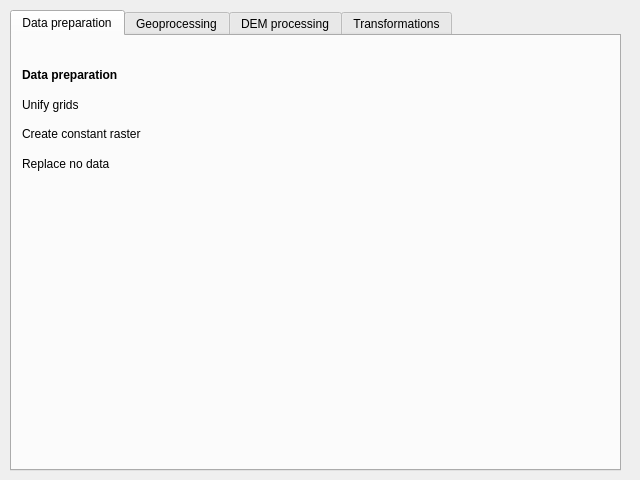
<?xml version="1.0" encoding="UTF-8"?>
<ui version="4.0">
 <class>WizardPage</class>
 <widget class="QWizardPage" name="WizardPage">
  <property name="geometry">
   <rect>
    <x>0</x>
    <y>0</y>
    <width>640</width>
    <height>480</height>
   </rect>
  </property>
  <property name="windowTitle">
   <string>WizardPage</string>
  </property>
  <property name="windowOpacity">
   <double>1.000000000000000</double>
  </property>
  <widget class="QTabWidget" name="tabWidget">
   <property name="geometry">
    <rect>
     <x>10</x>
     <y>10</y>
     <width>611</width>
     <height>461</height>
    </rect>
   </property>
   <property name="currentIndex">
    <number>0</number>
   </property>
   <widget class="QWidget" name="tab_3">
    <attribute name="title">
     <string>Data preparation</string>
    </attribute>
    <widget class="QLabel" name="label_5">
     <property name="geometry">
      <rect>
       <x>10</x>
       <y>30</y>
       <width>131</width>
       <height>17</height>
      </rect>
     </property>
     <property name="font">
      <font>
       <weight>75</weight>
       <bold>true</bold>
      </font>
     </property>
     <property name="frameShape">
      <enum>QFrame::NoFrame</enum>
     </property>
     <property name="text">
      <string>Data preparation</string>
     </property>
    </widget>
    <widget class="QLabel" name="label_9">
     <property name="geometry">
      <rect>
       <x>10</x>
       <y>120</y>
       <width>161</width>
       <height>16</height>
      </rect>
     </property>
     <property name="text">
      <string>Replace no data</string>
     </property>
    </widget>
    <widget class="QLabel" name="label_7">
     <property name="geometry">
      <rect>
       <x>10</x>
       <y>60</y>
       <width>81</width>
       <height>17</height>
      </rect>
     </property>
     <property name="text">
      <string>Unify grids</string>
     </property>
    </widget>
    <widget class="QLabel" name="label_8">
     <property name="geometry">
      <rect>
       <x>10</x>
       <y>90</y>
       <width>161</width>
       <height>16</height>
      </rect>
     </property>
     <property name="text">
      <string>Create constant raster</string>
     </property>
    </widget>
   </widget>
   <widget class="QWidget" name="tab">
    <attribute name="title">
     <string>Geoprocessing</string>
    </attribute>
    <widget class="QWidget" name="layoutWidget_6">
     <property name="geometry">
      <rect>
       <x>20</x>
       <y>60</y>
       <width>145</width>
       <height>182</height>
      </rect>
     </property>
     <layout class="QVBoxLayout" name="verticalLayout">
      <item>
       <widget class="QPushButton" name="pushButton_33">
        <property name="text">
         <string>Reclassify</string>
        </property>
       </widget>
      </item>
      <item>
       <widget class="QPushButton" name="pushButton_34">
        <property name="text">
         <string>Interpolate</string>
        </property>
       </widget>
      </item>
      <item>
       <widget class="QPushButton" name="pushButton_35">
        <property name="text">
         <string>Rasterize</string>
        </property>
       </widget>
      </item>
      <item>
       <widget class="QPushButton" name="pushButton_36">
        <property name="text">
         <string>Density</string>
        </property>
       </widget>
      </item>
      <item>
       <widget class="QPushButton" name="pushButton_37">
        <property name="text">
         <string>Euclidean distance</string>
        </property>
       </widget>
      </item>
      <item>
       <widget class="QPushButton" name="pushButton_38">
        <property name="text">
         <string>Calculate geometry</string>
        </property>
       </widget>
      </item>
     </layout>
    </widget>
    <widget class="QLabel" name="label_14">
     <property name="geometry">
      <rect>
       <x>20</x>
       <y>20</y>
       <width>111</width>
       <height>17</height>
      </rect>
     </property>
     <property name="text">
      <string>Geoprocessing</string>
     </property>
    </widget>
   </widget>
   <widget class="QWidget" name="tab_2">
    <attribute name="title">
     <string>DEM processing</string>
    </attribute>
    <widget class="QWidget" name="layoutWidget_3">
     <property name="geometry">
      <rect>
       <x>10</x>
       <y>30</y>
       <width>137</width>
       <height>115</height>
      </rect>
     </property>
     <layout class="QGridLayout" name="gridLayout_2">
      <item row="0" column="0">
       <widget class="QLabel" name="label_3">
        <property name="text">
         <string>Slope</string>
        </property>
       </widget>
      </item>
      <item row="0" column="1">
       <widget class="QToolButton" name="toolButton_2">
        <property name="text">
         <string>Run</string>
        </property>
        <property name="toolButtonStyle">
         <enum>Qt::ToolButtonTextBesideIcon</enum>
        </property>
        <property name="arrowType">
         <enum>Qt::RightArrow</enum>
        </property>
       </widget>
      </item>
      <item row="1" column="0">
       <widget class="QLabel" name="label_4">
        <property name="text">
         <string>Aspect</string>
        </property>
       </widget>
      </item>
      <item row="1" column="1">
       <widget class="QToolButton" name="toolButton">
        <property name="text">
         <string>Run</string>
        </property>
        <property name="popupMode">
         <enum>QToolButton::InstantPopup</enum>
        </property>
        <property name="toolButtonStyle">
         <enum>Qt::ToolButtonIconOnly</enum>
        </property>
       </widget>
      </item>
      <item row="2" column="0">
       <widget class="QLabel" name="label_10">
        <property name="text">
         <string>Curvature</string>
        </property>
       </widget>
      </item>
      <item row="2" column="1">
       <widget class="QToolButton" name="toolButton_3">
        <property name="text">
         <string>...</string>
        </property>
        <property name="popupMode">
         <enum>QToolButton::DelayedPopup</enum>
        </property>
       </widget>
      </item>
      <item row="3" column="0">
       <widget class="QLabel" name="label_11">
        <property name="text">
         <string>???</string>
        </property>
       </widget>
      </item>
      <item row="3" column="1">
       <widget class="QToolButton" name="toolButton_4">
        <property name="text">
         <string>...</string>
        </property>
        <property name="popupMode">
         <enum>QToolButton::DelayedPopup</enum>
        </property>
        <property name="arrowType">
         <enum>Qt::RightArrow</enum>
        </property>
       </widget>
      </item>
     </layout>
    </widget>
    <widget class="QLabel" name="label_6">
     <property name="geometry">
      <rect>
       <x>10</x>
       <y>5</y>
       <width>121</width>
       <height>17</height>
      </rect>
     </property>
     <property name="font">
      <font>
       <family>Yrsa</family>
       <weight>75</weight>
       <italic>true</italic>
       <bold>true</bold>
      </font>
     </property>
     <property name="text">
      <string>DEM processing</string>
     </property>
    </widget>
   </widget>
   <widget class="QWidget" name="tabWidgetPage1" native="true">
    <attribute name="title">
     <string>Transformations</string>
    </attribute>
    <layout class="QGridLayout" name="gridLayout">
     <item row="0" column="0">
      <widget class="QGroupBox" name="groupBox">
       <widget class="QLabel" name="label">
        <property name="geometry">
         <rect>
          <x>20</x>
          <y>20</y>
          <width>111</width>
          <height>17</height>
         </rect>
        </property>
        <property name="text">
         <string>Transformations</string>
        </property>
       </widget>
       <widget class="QWidget" name="layoutWidget">
        <property name="geometry">
         <rect>
          <x>20</x>
          <y>60</y>
          <width>197</width>
          <height>120</height>
         </rect>
        </property>
        <layout class="QGridLayout" name="gridLayout_3">
         <item row="0" column="0">
          <widget class="QPushButton" name="pushButton_7">
           <property name="text">
            <string>Binary</string>
           </property>
          </widget>
         </item>
         <item row="0" column="1">
          <widget class="QPushButton" name="pushButton_11">
           <property name="text">
            <string>Sigmoid</string>
           </property>
          </widget>
         </item>
         <item row="1" column="0">
          <widget class="QPushButton" name="pushButton_8">
           <property name="text">
            <string>Logarithmic</string>
           </property>
          </widget>
         </item>
         <item row="1" column="1">
          <widget class="QPushButton" name="pushButton_10">
           <property name="text">
            <string>Z-score norm.</string>
           </property>
          </widget>
         </item>
         <item row="2" column="0">
          <widget class="QPushButton" name="pushButton_5">
           <property name="text">
            <string>Linear</string>
           </property>
          </widget>
         </item>
         <item row="2" column="1">
          <widget class="QPushButton" name="pushButton_9">
           <property name="text">
            <string>Winsorize</string>
           </property>
          </widget>
         </item>
         <item row="3" column="0">
          <widget class="QPushButton" name="pushButton_6">
           <property name="text">
            <string>Min-max</string>
           </property>
          </widget>
         </item>
        </layout>
       </widget>
      </widget>
     </item>
    </layout>
   </widget>
  </widget>
 </widget>
 <resources/>
 <connections/>
</ui>
